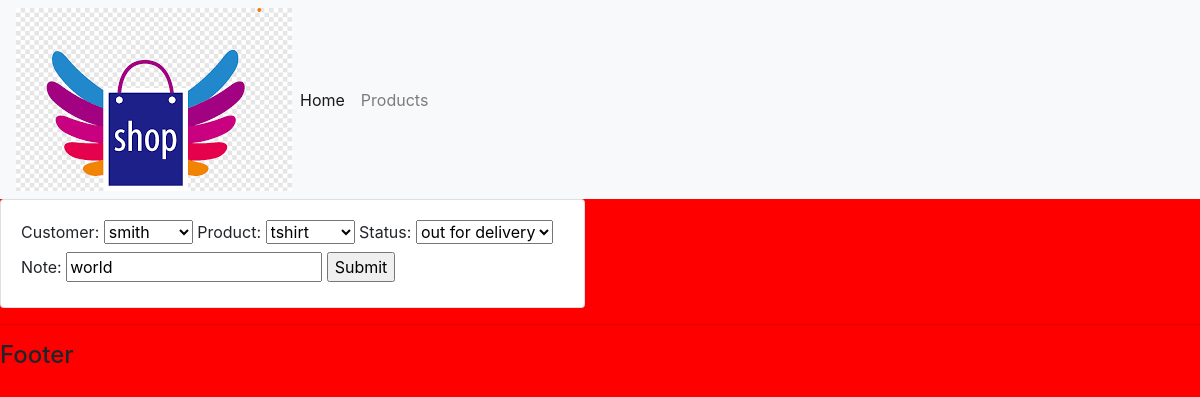
The page /update_order/1/ on the database its author committed.
### accounts/models.py (models this page shows, shortened)
class Order(models.Model):
    STATUS=(('pending','pending'),
    ('out for delivery','out for delivery'),
    ('delivered','delivered'),
    )
    customer=models.ForeignKey(Customer,null=True,on_delete=models.SET_NULL)
    product=models.ForeignKey(Product,null=True,on_delete=models.SET_NULL)
    date= models.DateTimeField(auto_now_add=True, null=True)
    status= models.CharField(max_length=100, null=True,choices=STATUS)
    note= models.CharField(max_length=1000, null=True)

### accounts/views.py (the view)
# urls.py: path('update_order/<str:pk>/',views.updateOrder,name="update_order"),
def updateOrder(request, pk):
    order = Order.objects.get(id=pk)
    form = OrderForm(instance=order)
    if request.method == 'POST':
        form = OrderForm(request.POST, instance=order)
        if form.is_valid():
            form.save()
            return redirect('/')
    context = {'form':form}
    return render(request, 'accounts/order_form.html', context)

### accounts/forms.py
class OrderForm(ModelForm):
	class Meta:
		model = Order
		fields = '__all__'

### accounts/models.py (called while the page is built)
    def __str__(self):
        return self.name

    def __str__(self):
        return self.name

### accounts/templates/accounts/order_form.html (shortened to what this page needs)
{%  extends 'accounts/main.html' %}
{% load static %}
{% block content %}
<div class="row">
	<div class="col-md-6">
		<div class="card card-body">
			<form action="" method="POST">
				{{form}}
				<input type="submit" name="Submit">
			</form>
		</div>
	</div>
</div>
{% endblock %}

### djangosmp/static/css/main.css (style rules this page uses)
body { background-color: red; }

### rows shown on the page
Order: customer "smith", product "tshirt", status "out for delivery", note "world"
